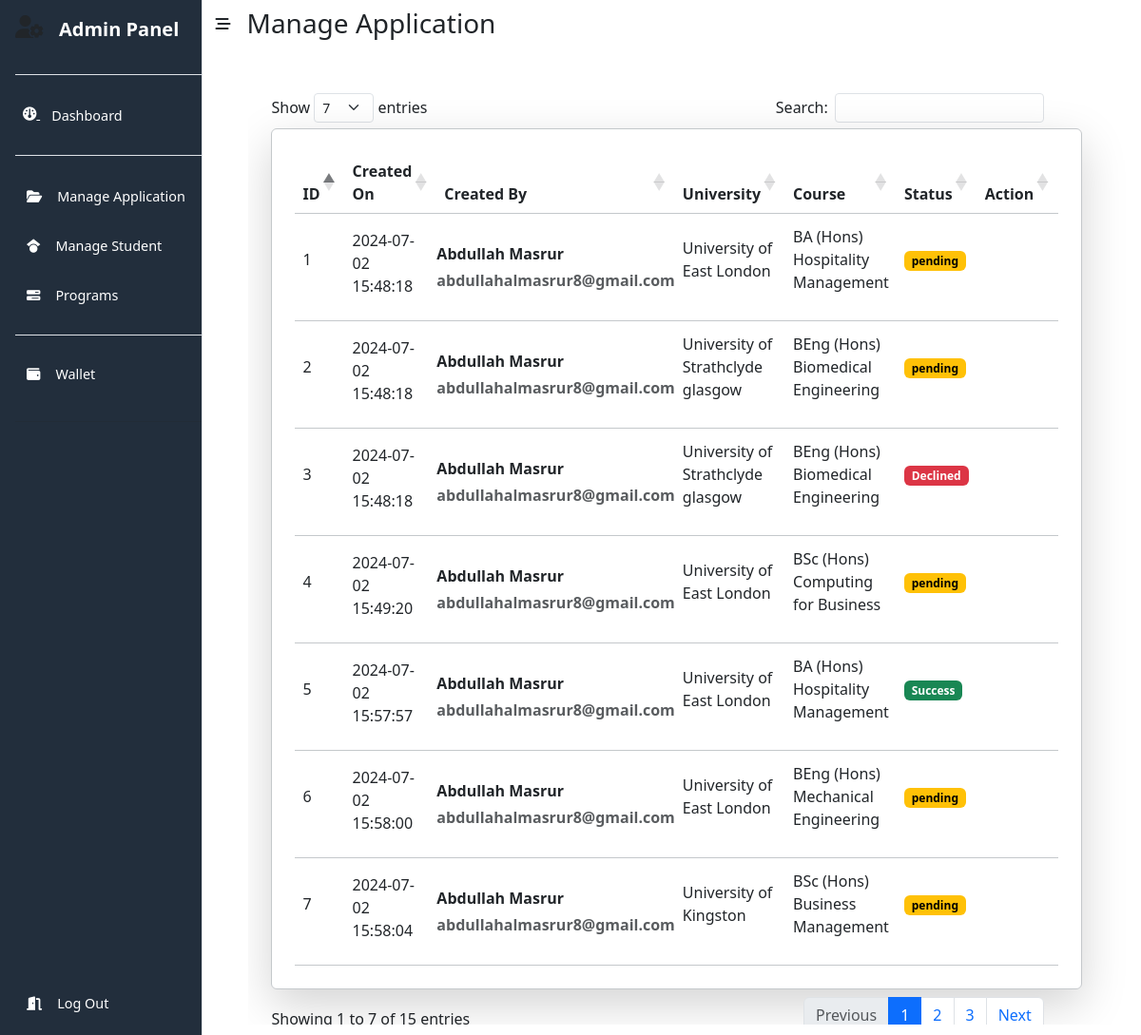
The page /Admin/manApp.php on the database as committed earlier.
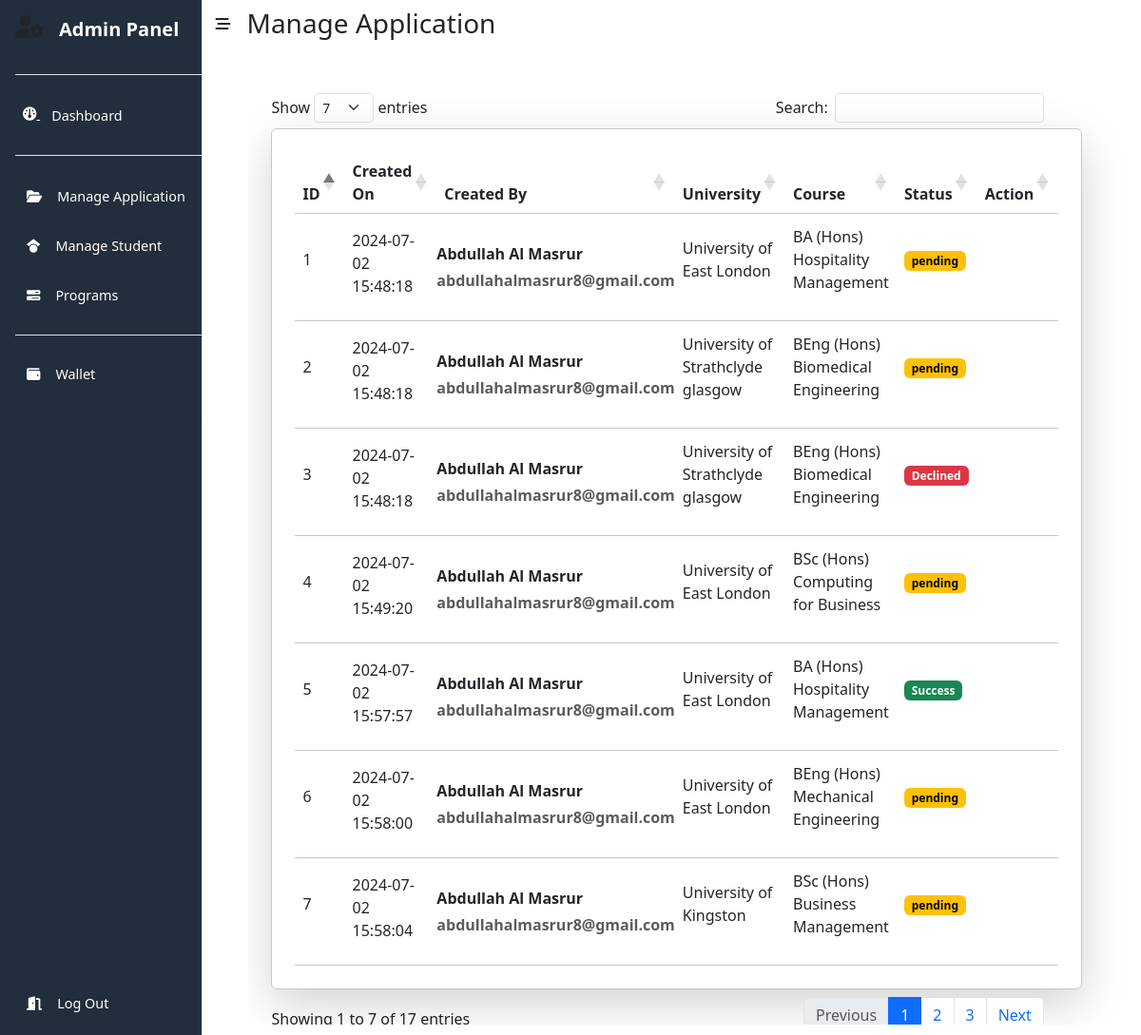
The same page on the database as committed later.
### tables this page shows
CREATE TABLE `applications` (
  `id` int(255) NOT NULL,
  `uniID` int(255) NOT NULL,
  `userEmail` varchar(255) NOT NULL,
  `createdOn` timestamp NOT NULL DEFAULT current_timestamp(),
  `appStatus` varchar(255) NOT NULL DEFAULT 'Pending'
);

CREATE TABLE `users` (
  `id` int(255) NOT NULL,
  `firstname` varchar(255) NOT NULL,
  `lastname` varchar(255) NOT NULL,
  `password` varchar(255) NOT NULL,
  `email` varchar(255) NOT NULL,
  `phonenumber` varchar(255) NOT NULL,
  `verifytoken` varchar(255) NOT NULL,
  `verifystatus` int(255) NOT NULL,
  `dob` varchar(255) NOT NULL,
  `gender` varchar(255) NOT NULL,
  `marital` varchar(255) NOT NULL,
  `nation` varchar(255) NOT NULL,
  `address` varchar(255) NOT NULL,
  `postcode` varchar(255) NOT NULL,
  `passportnum` varchar(255) NOT NULL,
  `issuecountry` varchar(255) NOT NULL,
  `issuedate` varchar(255) NOT NULL,
  `expirydate` varchar(255) NOT NULL,
  `institutionname` varchar(255) NOT NULL,
  `studycountry` varchar(255) NOT NULL,
  `cgpa` varchar(255) NOT NULL,
  `qualification` varchar(255) NOT NULL,
  `startdate` varchar(255) NOT NULL,
  `enddate` varchar(255) NOT NULL,
  `language` varchar(255) NOT NULL,
  `eduaddress` varchar(255) NOT NULL,
  `companyname` varchar(255) NOT NULL,
  `jobtitle` varchar(255) NOT NULL,
  `jobstartdate` varchar(255) NOT NULL,
  `jobenddate` varchar(255) NOT NULL,
  `jobresponsibilities` varchar(255) NOT NULL,
  `createdOn` timestamp NOT NULL DEFAULT current_timestamp(),
  `assignedTo` varchar(255) NOT NULL DEFAULT 'None',
  `applied` int(255) NOT NULL,
  `profilePic` varchar(255) NOT NULL DEFAULT 'User Photos/blank-profile-picture.jpg',
  `eduDoc` varchar(255) NOT NULL
);

CREATE TABLE `search` (
  `ID` int(11) NOT NULL,
  `Country` varchar(255) NOT NULL,
  `University` varchar(255) NOT NULL,
  `CourseLevel` varchar(255) NOT NULL,
  `CourseTitle` varchar(255) NOT NULL,
  `NextStarting` varchar(255) NOT NULL,
  `TuitionFees` varchar(255) NOT NULL,
  `URL` varchar(255) NOT NULL
);

### Admin/manApp.php (the view, shortened to what this page needs)
<?php
include "../connection.php";
?>
<!DOCTYPE html>
<html lang="en">
<head>
    <link href="https://cdn.jsdelivr.net/npm/bootstrap@5.3.0/dist/css/bootstrap.min.css" rel="stylesheet">
    <link rel="stylesheet" href="https://cdnjs.cloudflare.com/ajax/libs/font-awesome/6.5.1/css/all.min.css">
    <link rel="stylesheet" href="https://cdnjs.cloudflare.com/ajax/libs/twitter-bootstrap/5.3.0/css/bootstrap.min.css">
    <link rel="stylesheet" href="https://cdn.datatables.net/1.13.6/css/dataTables.bootstrap5.min.css" />
</head>
<body>
    <div class="container-fluid px-0">
        <div class="d-flex flex-nowrap">
            <?php include "sidebar.php"; ?>
            <div style="width: 100%">
                <div class="d-flex">
                    <button class="btn open-btn"><i class="fa-solid fa-bars-staggered"></i></button>
                    <h3 class="mt-2 ms-1">Manage Application</h3>
                </div>
                <div class="ms-5 mt-5" style="max-height: 90vh; overflow-y: auto;">
                    <div class="col-lg-11 px-4">
                        <table id="dataTable"
                            class="table align-middle mb-0 bg-white border border-1 border-secondary-subtle rounded p-4 shadow-lg">
                            <thead class="bg-light">
                                <tr>
                                    <th>ID</th>
                                    <th>Created On</th>
                                    <th>Created By</th>
                                    <th>University</th>
                                    <th>Course</th>
                                    <th>Status</th>
                                    <th>Action</th>
                                </tr>
                            </thead>
                            <tbody>
                                <?php
                                $applicationData = mysqli_query($conn, "SELECT * FROM `applications`");
                                while ($row = mysqli_fetch_array($applicationData)) {
                                    $user = mysqli_fetch_array(mysqli_query($conn, "SELECT * FROM `users` WHERE `email` = '{$row['userEmail']}'"));
                                    $uni = mysqli_fetch_array(mysqli_query($conn, "SELECT * FROM `search` WHERE `ID` = '{$row['uniID']}'"));
                                    $datetime = $row['createdOn'];
                                    list($date, $time) = explode(' ', $datetime);
                                    echo "
                                        <tr>
                                            <td>
                                                <p>" . $row['id'] . "</p>
                                            </td>
                                            <td>
                                                <p class='mt-2'>" . $date . "<br>" . $time . "</p>
                                            </td>
                                            <td class='p-0'>
                                                <div>
                                                    <p class='fw-bold mb-1'>" . $user['firstname'] . " " . $user['lastname'] . "</p>
                                                    <p class='fw-bold text-muted mb-0'>" . $user['email'] . "</p>
                                                </div>
                                            </td>
                                            <td>
                                                <p>" . $uni['University'] . "</p>
                                            </td>
                                            <td>
                                                <p>" . $uni['CourseTitle'] . "</p>
                                            </td>
                                            <td>";
                                        $status = $row['appStatus'];
                                        $class = '';
                                        switch ($status) {
                                            case 'Pending':
                                                $class = 'text-bg-warning';
                                                break;
                                            case 'Declined':
                                                $class = 'text-bg-danger';
                                                break;
                                            case 'Success':
                                                $class = 'text-bg-success';
                                                break;
                                            default:
                                                $class = 'text-bg-warning';
                                                break;
                                        }
                                        echo "<p class='badge $class'>" . $status . "</p>";
                                        echo "
                                            </td>
                                            <td>
                                                <p></p>
                                            </td>
                                        </tr>";
                                }
                                ?>
                            </tbody>
                        </table>
                    </div>
                </div>
            </div>
        </div>
    </div>
</body>
</html>

### Admin/sidebar.php (shortened to what this page needs)
<div class="ps-3 py-3 border-end sidebar" id="side_nav" style="width: 16rem; height: 100vh; background-color: #222e3c;">
    <div class="pb-3 mb-3 text-decoration-none border-bottom">
        <div class="d-flex flex-wrap">
            <i class="fa-solid fa-user-gear fs-4"></i>
            <p class="ms-3 fs-5 fw-semibold">Admin Panel</p>
        </div>
    </div>
    <div>
        <ul class="list-unstyled ps-0">
            <li class="mb-3">
                <a href="index.php">
                    <div class="p-2">
                        <i class="fa-solid fa-gauge"></i>
                        <button class="btn btn-toggle rounded border-0">
                            <span>Dashboard</span>
                        </button>
                    </div>
                </a>
            </li>
            <li class="border-top mb-4"></li>
            <li class="mb-3">
                <button class="btn btn-toggle align-items-center rounded border-0">
                    <a class="text-decoration-none" href="manApp.php"><span><i
                                class="fa-solid fa-folder-open me-3"></i>Manage Application</span></a>
                </button>
            </li>
            <li class="mb-3">
                <button class="btn btn-toggle align-items-center rounded border-0">
                    <a class="text-decoration-none" href="manStudent.php"><span><i
                                class="fa-brands fa-google-scholar me-3"></i>Manage
                            Student</span></a>
                </button>
            </li>
            <li class="mb-3">
                <button class="btn btn-toggle align-items-center rounded border-0" data-bs-toggle="collapse"
                    data-bs-target="#med-collapse">
                    <span><i class="fa-solid fa-bars-progress me-3"></i>Programs</span>
                </button>
            </li>
            <li class="border-top my-4"></li>
            <li class="">
                <a href="wallet.php" class="text-decoration-none">
                    <button class="btn rounded border-0">
                        <p><i class="me-3 fa-solid fa-wallet"></i>Wallet</p>
                    </button>
                </a>
            </li>
            <li class="" style="position: absolute; bottom: 0px; width: 13rem;">
                <a href="../logout.php" class="text-decoration-none">
                    <button class="btn rounded border-0">
                        <p><i class="me-3 fa-solid fa-door-open"></i>Log Out</p>
                    </button>
                </a>
            </li>
            <hr>
        </ul>
    </div>
</div>

### Admin/sidebar.php (style rules this page uses)
#side_nav p, #side_nav a, #side_nav span { color: #fff; font-size: 0.9rem; }
#side_nav { transition: all 0.3s; }
#side_nav { margin-left: 0; }

Rows that differ between the two databases and show on the page:
changed through a linked row, applications id 1: users.firstname "Abdullah" → "Abdullah Al"
changed through a linked row, applications id 2: users.firstname "Abdullah" → "Abdullah Al"
changed through a linked row, applications "Declined": users.firstname "Abdullah" → "Abdullah Al"
changed through a linked row, applications "BSc (Hons) Computing for Business": users.firstname "Abdullah" → "Abdullah Al"
changed through a linked row, applications "Success": users.firstname "Abdullah" → "Abdullah Al"
changed through a linked row, applications "BEng (Hons) Mechanical Engineering": users.firstname "Abdullah" → "Abdullah Al"
changed through a linked row, applications "University of Kingston": users.firstname "Abdullah" → "Abdullah Al"
Other text that changed with them:
text written by a page script: "Show entries Search: Showing 1 to 7 of 15 entries Previous 1 2 3 Next" → "Show entries Search: Showing 1 to 7 of 17 entries Previous 1 2 3 Next"
